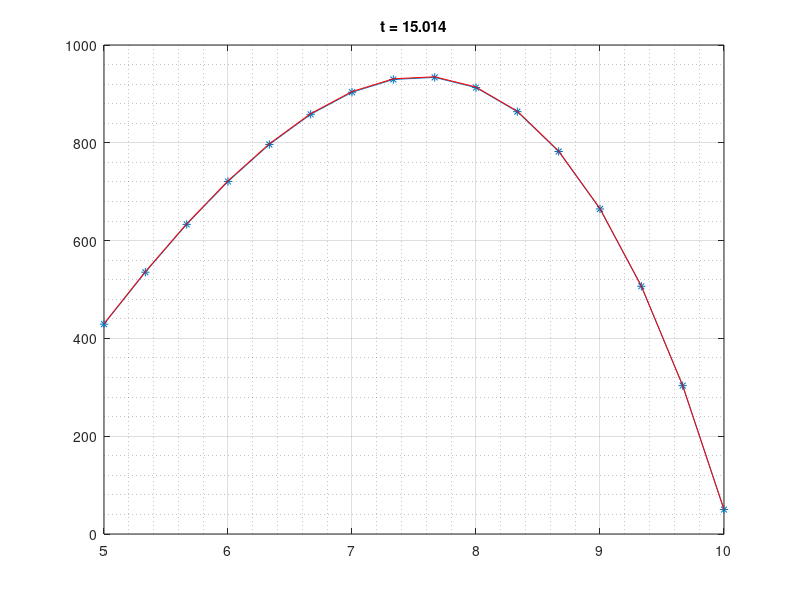

MATLAB code to generate this figure:
#ejercicio 1 - E)
clc;
clear;
#---------DATOS--------
k=2;
H=2;
c=0;
dx=1/3;#Cant de puntos que se quiere
L1=5;
L2=10;
pcp=1;
x=L1:dx:L2;
n=length(x);
Q=@(x) x.^3;
Q=Q(x);
Qinf=100;
K=zeros(n);
b=zeros(n,1);

#TEMPORAL
T1=0;
T2=15;
dt=0.25*dx*dx/k;
Ttotal=T1:dt:T2;


#ARMADO MATRIZ K
#FUNCIONALIDAD FIJA
fila = [k/dx^2 -(2*k/dx^2+c) k/dx^2];
  for i=2:(n-1)
    K(i,i-1:i+1)=fila;
    b(i)=Q(i);
end
K(n,:)=zeros(n,1);
K(1,1)=(-2*k/dx^2 -2*H/dx - c);
K(1,2)=2*k/dx^2;
K(n,n)=1;

b(1)=Q(1)+(2*H/dx)*Qinf;
b(n)=50;

#condiciones iniciales nulas
#T(nodo,tiempo)
IDENTIDAD=eye(n);
T_ap=zeros(length(x),length(Ttotal));
T_ap(end,1)=50;#CONDICION DIRICHLET

T_an=(-x.^5)/40 + 1225.*x./3 -4600/3;
ejes=[L1 L2 -0 1000];

for i=1:length(Ttotal)
  figure(1)
  plot(x,T_ap(:,i),'*-')
  title(sprintf('t = %5.3f',i*dt));
  grid on;
  grid minor;
  axis(ejes);
  pause(0.01);
  #FORWARD
  T_ap(:,i+1)=((dt/pcp)*(K*T_ap(:,i)+b))+T_ap(:,i);
  T_ap(end,i+1)=50;#CONDICION DIRICHLET

  #BACKWARD
  #T_ap(:,i+1)=((pcp/dt)*IDENTIDAD-K)\(b+(pcp/dt)*T_ap(:,i));
  #T_ap(end,i+1)=50;#CONDICION DIRICHLET

  #CRANK-NICHOLSON
  #T_ap(:,i+1)=((pcp/dt)*IDENTIDAD - 0.5*K)\(((0.5*K + (pcp/dt)*IDENTIDAD)*T_ap(:,i)) +b);
  #T_ap(end,i+1)=50;#CONDICION DIRICHLET
endfor

hold on;
plot(x,T_an,'r');


